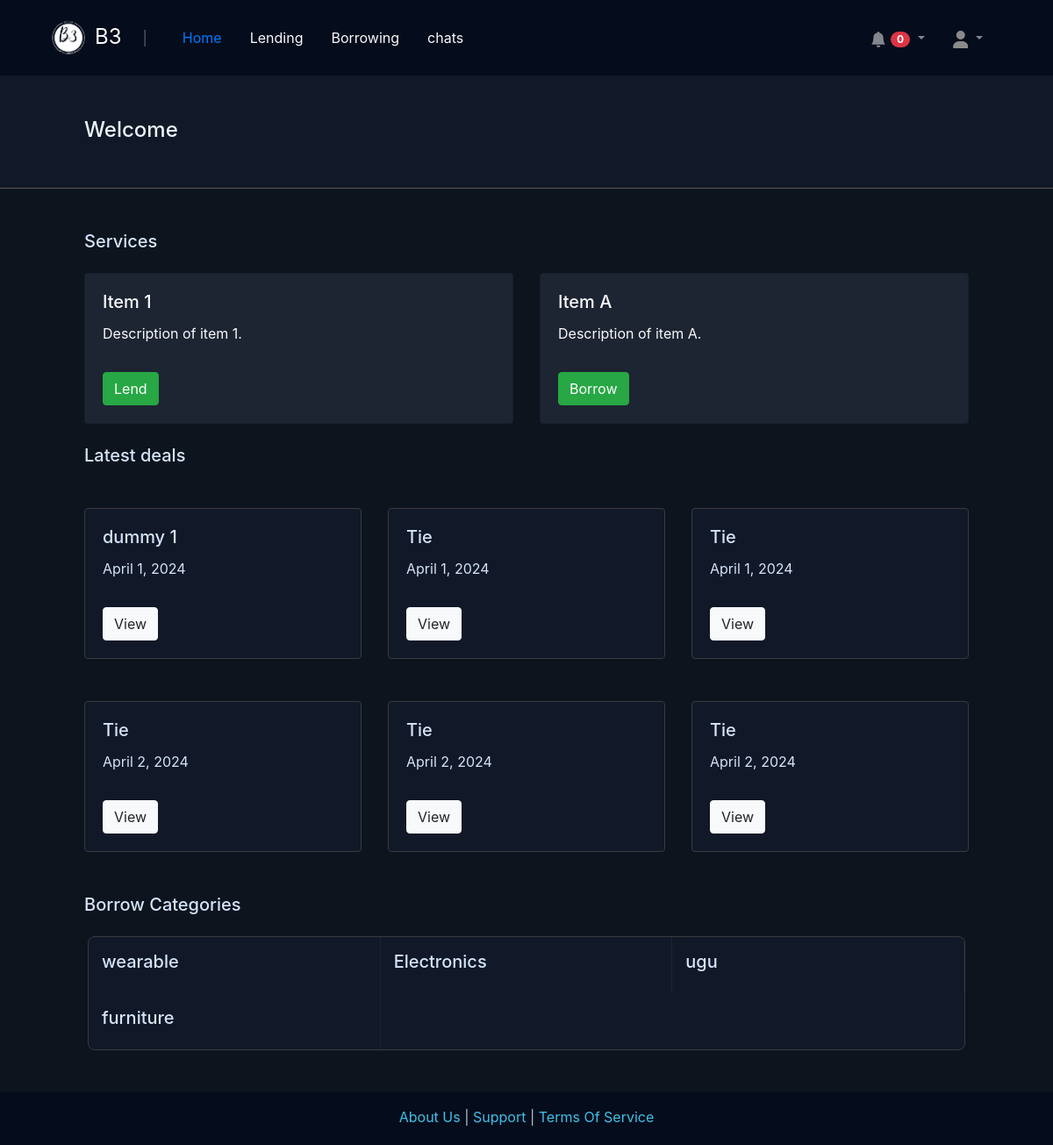
The app's page / (signed in) with its own data.
### community/models.py (models this page shows)
class Deal(models.Model):
    lender = models.ForeignKey(User, on_delete=models.CASCADE, null=False)
    borrower = models.IntegerField(null=False)
    item = models.ForeignKey(Offering, on_delete=models.CASCADE, null=False)
    price = models.IntegerField(default=0)
    timeStamp = models.DateField(default=now)
    feedback = models.TextField(default='')
    item_returned = models.BooleanField(default=False)

class Offering(models.Model):
    lender = models.ForeignKey(User, on_delete=models.CASCADE, null=True)
    name = models.CharField(max_length=300)
    category = models.CharField(max_length=200)
    description = models.TextField(default='')
    price = models.IntegerField(default=0, null=True)
    image = models.ImageField(upload_to='offerings/images', null=True, blank=True)
    available = models.BooleanField(default=True)
    timeStamp = models.DateField(default=now)
    feedback = models.IntegerField(default=0)

### lendIt/views.py (the view)
# urls.py: path('', views.index),
@csrf_exempt
def index(request):
    if request.user.is_authenticated:
        verifier = OtpVerification.objects.filter(parent=request.user.id)[0]
    else:
        messages.info(request, 'Register to enjoy services!')
        return render(request, 'verify.html', {'registeration_required': True})
    if request.method == 'POST':
        raw_data = request.body.decode('utf-8')
        data = json.loads(raw_data)
        data = data['otp']
        if verifier.otp == data:
            verifier.status = True
            verifier.save()
            messages.success(request, 'Verification successful. Enjoy the services!')
        else:
            messages.error(request, 'OTP verification failed - Wrong OTP.')
        return HttpResponse('Verification failed...')
    else:
        if verifier.status:
            demand_form = AskFor()
            offering_form = Offer()
            latest_ongoing_deals = Deal.objects.all()[0:6]
            categories = Offering.objects.values_list('category', flat=True).distinct()
            notifications = Notification.objects.filter(parent=request.user.id, seen=False)
            return render(request, 'index.html', {"index_token": True, 'demand_form': demand_form, 'offering_form': offering_form, "deals": latest_ongoing_deals, 'categories': categories, 'notifications': notifications})
        else:
            return render(request, 'verify.html', {})

### lendIt/templates/index.html (shortened to what this page needs)
{% extends "base.html" %}
{% load static %}
{% block body %}
<header>
  <div class="mx-5 px-5">
    <h4 class="my-5" style="position: absolute; color: #eef4fc;">Welcome</4>
  </div>
</header>
<hr id="hr1">
<div class="mx-5 px-5 mt-5">
  <h5 class="my-4" style="color: #d4e4f9;">Services</h5>
  <div class="row">
    <div class="col-md-6">
      <div class="card text-light">
        <div class="card-body">
          <h5 class="card-title">Item 1</h5>
          <p class="card-text">Description of item 1.</p>
          <button type="button" class="btn btn-success mt-3" data-toggle="modal" data-target="#lendModal">
            Lend
          </button>
        </div>
      </div>
    </div>
    <div class="col-md-6">
      <div class="card text-light">
        <div class="card-body">
          <h5 class="card-title">Item A</h5>
          <p class="card-text">Description of item A.</p>
          <button type="button" class="btn btn-success mt-3" data-toggle="modal" data-target="#BorrowModal">
            Borrow
          </button>
        </div>
      </div>
    </div>
  </div>
  <h5 class="my-4" style="color: #d4e4f9;">Latest deals</h5>
  <div class="row">
    {% if deals|length  == 0 %}
      <p class="text-light" style="margin: auto; text-align: center;"></p>No deals available!
    {% else %}
    {% for deal in deals %}
    <div class="col-md-4 my-4">
      <div class="card" style="background: #111827 !important; border: 1px solid #3a3a40 !important;">
        <div class="card-body" style="color: #d4e4f9;">
          <h5 class="card-title">{{deal.item.name}}</h5>
          <p class="card-text">{{deal.timeStamp}}</p>
          <button type="button" class="btn btn-light mt-3" onclick="document.location = '/community/deal/{{deal.id}}/closed'">
            View
          </button>
        </div>
      </div>
    </div>
    {% endfor %}
    {% endif %}
  </div>
  <h5 class="my-4" style="color: #d4e4f9;">Borrow Categories</h5>
  <div class="row my-2 mx-1"
    style="background: #111827 !important; border: 1px solid #3a3a40 !important; border-radius: 0.5rem;">
    {% if categories|length  == 0 %}
      <p class="text-light" style="margin: auto; text-align: center;"></p>No category added yet!
    {% else %}
    {% for category in categories %}
    <div class="col-md-4 py-3 mx-0" style="color: #d4e4f9; border-right: 1px solid #1d2432;">
      <h5 class="categories" onclick="document.location = '/community/borrow/#category-{{category}}'">{{category}}</h5>
    </div>
    {% endfor %}
    {% endif %}
  </div>
</div>
    {% endblock body %}

### static/css/style.css (style rules this page uses)
body { background: #0e141e !important; height: fit-content; width: 100vw; }
html { scrollbar-width: none; }
.card { background: #1d2432 !important; }
header { height: 16vh; width: 100vw; background: #111827 !important; }
#hr1 { background: rgb(99, 99, 99); margin-top: 0px; }
.categories { cursor: pointer; }

### records on screen
Deal: item.name "dummy 1", timeStamp "April 1, 2024"
Deal: item.name "Tie", timeStamp "April 1, 2024"
Deal: item.name "Tie", timeStamp "April 1, 2024"
Deal: item.name "Tie", timeStamp "April 2, 2024"
Deal: item.name "Tie", timeStamp "April 2, 2024"
Deal: item.name "Tie", timeStamp "April 2, 2024"

### other values on screen
{{ notifications|length }} "0"
{{ category }} "wearable" "Electronics" "ugu" "furniture"
